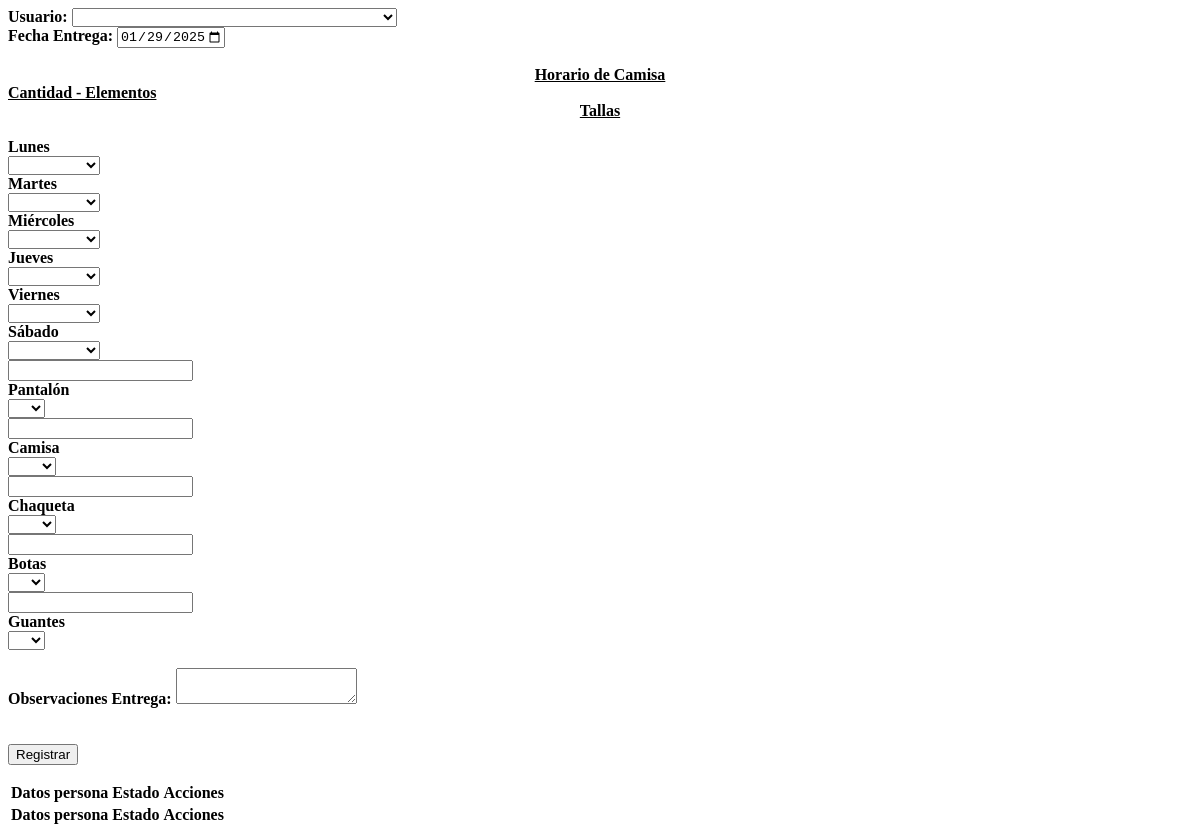
The app's page /views/vdot.php with its own data.
### tables this page shows
CREATE TABLE `valor` (
  `idval` bigint(11) NOT NULL,
  `nomval` varchar(70) DEFAULT NULL,
  `iddom` bigint(11) DEFAULT NULL,
  `codval` bigint(11) DEFAULT NULL,
  `actval` tinyint(1) NOT NULL DEFAULT 1
);

### controllers/cdot.php (called while the page is built, shortened)
<?php
    require_once("models/mdot.php");
    $mdot = new Mdot();
    $ident = isset($_REQUEST['ident']) ? $_REQUEST['ident']:NULL;
    $idvdia = $mdot->getAllDom(13);
    $ope = isset($_REQUEST['ope']) ? $_REQUEST['ope']:NULL;
    $datOne = NULL;
    $pg = 111;
    $mdot->setIdent($ident);
    $datPer = $mdot->getAllPer($ope);
    $datDot = $mdot->getAllDom(7);
    $datTalS = $mdot->getAllDom(8);
    $datTalP = $mdot->getAllDom(9);
    $datTalZ = $mdot->getAllDom(10);
    $datTalG = $mdot->getAllDom(11);
    $datCol = $mdot->getAllDom(12);
    $datDia = $mdot->getAllDom(13);
?>

### models/mdot.php (called while the page is built, shortened)
<?php
    class Mdot{
        function getAllDom($iddom){
            $sql = "SELECT idval, nomval FROM valor WHERE iddom=:iddom";
            $modelo = new conexion();
            $conexion = $modelo->get_conexion();
            $result = $conexion->prepare($sql);
            $result->bindParam(":iddom", $iddom);
            $result->execute();
            $res = $result->fetchall(PDO::FETCH_ASSOC);
            return $res;
        }
        function getAllPer($ope){
                    $sql = "SELECT DISTINCT idper, nomper, apeper, ndper FROM persona";
                    if(!$ope) $sql.= " WHERE actper=1";
                    $sql .= " ORDER BY apeper";
                    $modelo = new conexion();
                    $conexion = $modelo->get_conexion();
                    $result = $conexion->prepare($sql);
                    $result->execute();
                    $res = $result->fetchall(PDO::FETCH_ASSOC);
                    return $res;
                 }
    }
?>

### views/vdot.php (the view, shortened to what this page needs)
<?php
require_once('controllers/cdot.php');
$hoy = date("Y-m-d");
?>
<form action="home.php?pg=<?= $pg; ?>" method="POST" id="frmins">
    <div class="row">
        <div class="form-group col-md-8 ui-widget">
            <label for="idperrec"><strong>Usuario:</strong></label>
            <select id="combobox1" name="idperrec" class="form-control form-select" <?php if ($datOne) echo 'disabled'; else echo 'required';?>>
                <option value="0"></option>
                <?php if ($datPer) {
                    foreach ($datPer as $dep) { ?>
                        <option value='<?= $dep['idper']; ?>' <?php if ($datOne && $dep['idper'] == $datOne[0]['prec']) echo " selected "; ?>>
                        </option>
                <?php }
                } ?>
            </select>
        </div>
        <div class="form-group col-md-4">
            <label for="fecent"><strong>Fecha Entrega:</strong></label>
            <input class="form-control" type="date" id="fecent" name="fecent" max=<?php echo $hoy; ?> <?php if ($datOne) echo 'value="' . $datOne[0]['fecent'] . '" disabled';
                else echo 'value="' . $hoy . '" required'; ?>>
        </div>
        <br>
        <div class="form-group col-md-4" style="text-align: center;"><strong><u>Horario de Camisa</u></strong></div>
        <div class="form-group col-md-4" style="text-align: left;" ><strong><u>Cantidad - Elementos</u></strong></div>
        <div class="form-group col-md-3" style="text-align: center;"><strong><u>Tallas</u></strong></div>
        <div class="form-group col-md-12"></div><br>
        <div class="form-group col-md-4 row">
            <?php if ($datDia && $datCol ) {
                foreach ($datDia as $ddo) { ?>
                    <div class="form-group col-sm-6">
                        <label for="idvdia"><strong><?= $ddo['nomval']; ?></strong></label>
                    </div>
                    <div class="form-group col-sm-6">
                        <select name="idvcol[]" id="idvcol" class="form-control form-select">
                            <option value="0"></option>
                            <?php if ($datCol) { foreach ($datCol as $ddt) { ?>
                                <option value="<?= $ddt['idval'] ?>" <?php if ($datCxD){ foreach ($datCxD as $ddot){ if ($ddt['idval'] == $ddot['idvcol'] && $ddot['idvdia'] == $ddo['idval']) echo " selected ";}}?>>
                                </option>
                            <?php }} ?>
                        </select>
                    </div>
            <?php }} ?>
        </div>
        <div class="form-group col-md-8 row">
        <?php if ($datDot && $datTalS && $datTalP && $datTalZ) {
            foreach ($datDot as $ddo) {?>
                <div class="form-group col-6 row">
                    <div class="form-group col-3">
                        <input class="form-control" type="text" name="cant[]" value="<?php if ($datTxD) {
                                } ?>" onkeypress="return solonum(event);">
                    </div>
                    <div class="form-group col-9">
                        <label for="idvdot"><strong><?= $ddo['nomval']; ?></strong></label>
                    </div>
                </div>
                <div class="form-group col-sm-6">
                    <select name="idvtal[]" id="idvtal" class="form-control form-select">
                        <option value="0"></option>
                        <?php
                        if ($ddo['idval'] == 78 or $ddo['idval'] == 79) $datTal = $datTalS;
                        elseif ($ddo['idval'] == 77) $datTal = $datTalP;
                        elseif ($ddo['idval'] == 80) $datTal = $datTalZ;
                        elseif ($ddo['idval'] == 81) $datTal = $datTalG;
                        if ($datTal) {
                            foreach ($datTal as $ddt) { ?>
                                <option value="<?= $ddt['idval'] ?>" <?php if ($datTxD) {
                                        } ?>>
                                </option>
                        <?php }
                        } ?>
                    </select>
                </div>
        <?php }} ?>
        </div>
        <div class="form-group col-md-12">
            <br>
            <label for="observ"><strong>Observaciones Entrega:</strong></label>
            <textarea class="form-control" type="text" id="observ" name="observ" <?php if ($datOne) echo 'required'; ?>><?php if ($datOne) echo $datOne[0]['observ']; ?></textarea>
        </div>
        <div class="form-group col-md-12" id="boxbtn">
            <br><br>
            <input class="btn btn-primary" type="submit" value="Registrar">
        </div>
    </div>
</form>
<table id="mytable" class="table table-striped">
    <thead>
        <tr>
            <th>Datos persona</th>
            <th>Estado</th>
            <th>Acciones</th>
        </tr>
    </thead>
    <tfoot>
        <tr>
            <th>Datos persona</th>
            <th>Estado</th>
            <th>Acciones</th>
        </tr>
    </tfoot>
</table>

### records on screen
valor: nomval "Lunes"
valor: nomval "Martes"
valor: nomval "Miércoles"
valor: nomval "Jueves"
valor: nomval "Viernes"
valor: nomval "Sábado"
valor: nomval "Pantalón"
valor: nomval "Camisa"
valor: nomval "Chaqueta"
valor: nomval "Botas"
valor: nomval "Guantes"
